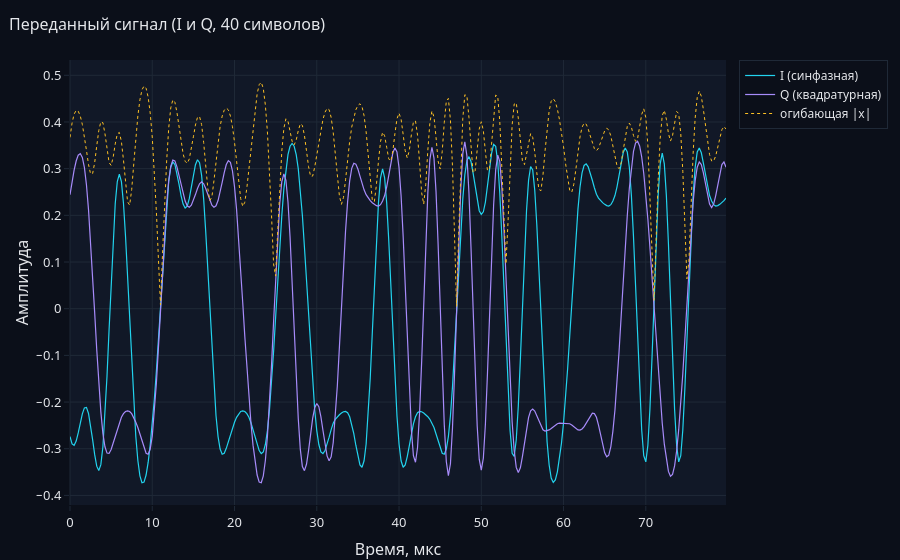
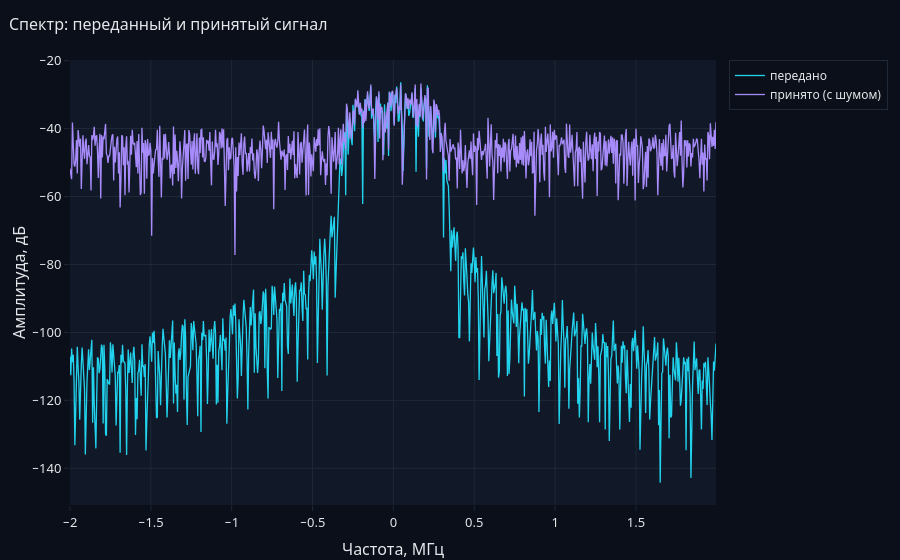

These figures' notebook cell, in order:
### Markdown cell above
### 4. Диагностика: графики по этапам

Сначала общая картина — сигнал во времени и его спектр. Проверяем, что
занимаемая полоса соответствует расчётной, а вне полосы спектр спадает.

### Code cell
fs = cfg.signal.sample_rate
wave_tx = res.tx.waveform
wave_rx = res.channel.waveform

plots.show(plots.fig_time(wave_tx[:40 * cfg.signal.sps], fs,
                          "Переданный сигнал (I и Q, 40 символов)"))

plots.show(plots.fig_spectrum_compare(
    [("передано", wave_tx[:400 * cfg.signal.sps]),
     ("принято (с шумом)", wave_rx[:400 * cfg.signal.sps])],
    fs, "Спектр: переданный и принятый сигнал"))

### Figure 1 — Plotly figure (JSON) as saved in the notebook; plotly's stock layout.template omitted (floating-point values rounded to 4 significant figures; data arrays with more than 128 entries replaced by an {"elided": "..."} marker saying what was removed)
{"data": [{"line": {"color": "#22d3ee", "width": 1.2}, "name": "I (синфазная)", "type": "scatter", "x": {"elided": "320 float values"}, "y": {"elided": "320 float values"}}, {"line": {"color": "#a78bfa", "width": 1.2}, "name": "Q (квадратурная)", "type": "scatter", "x": {"elided": "320 float values"}, "y": {"elided": "320 float values"}}, {"line": {"color": "#fbbf24", "dash": "dot", "width": 1}, "name": "огибающая |x|", "type": "scatter", "x": {"elided": "320 float values"}, "y": {"elided": "320 float values"}}], "layout": {"hovermode": "x unified", "title": {"text": "Переданный сигнал (I и Q, 40 символов)"}, "xaxis": {"title": {"text": "Время, мкс"}}, "yaxis": {"title": {"text": "Амплитуда"}}}}

### Figure 2 — Plotly figure (JSON) as saved in the notebook; plotly's stock layout.template omitted (floating-point values rounded to 4 significant figures; data arrays with more than 128 entries replaced by an {"elided": "..."} marker saying what was removed)
{"data": [{"line": {"color": "#22d3ee", "width": 1.3}, "name": "передано", "type": "scatter", "x": {"elided": "800 float values"}, "y": {"elided": "800 float values"}}, {"line": {"color": "#a78bfa", "width": 1.3}, "name": "принято (с шумом)", "type": "scatter", "x": {"elided": "800 float values"}, "y": {"elided": "800 float values"}}], "layout": {"title": {"text": "Спектр: переданный и принятый сигнал"}, "xaxis": {"title": {"text": "Частота, МГц"}}, "yaxis": {"title": {"text": "Амплитуда, дБ"}}}}
